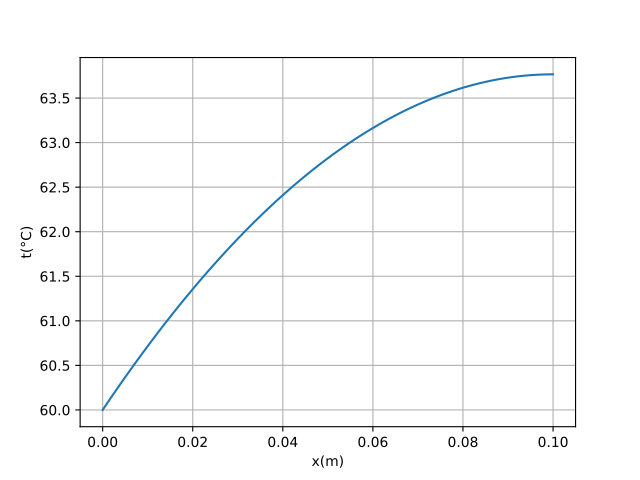

Write Python code to recreate this figure.
import numpy as np
from scipy.integrate import solve_bvp
import matplotlib.pyplot as plt
import os

lambda_ = 177
delta = 6e-3
L = 200e-3
I = 800 # W/m^2
t_water = 60

# 将问题看成厚度为 2*delta，高度为 L/2 的等截面直肋的换热分析，该换热为等热流密度换热
# 对厚度为dx的截面微元块分析，可知微分公式为：-lambda_ * delta * t''(x) = I

# 试试用scipy的bvp工具求解常微分方程
# 记y = t'(x)
# 定义t的导数函数，返回其1阶导数和2阶导数
N = 100


def derivative(x, t):
    return np.vstack((t[1], - I / (lambda_ * delta) * np.ones(len(t[1]))))


# 定义边界条件，t(0) = t_water, t'(L/2) = 0
# 边界条件函数的t_a和t_b参数为边界条件的起始和终止点
def bc(t_a, t_b):
    return np.array([t_a[0] - t_water, t_b[1]])


x = np.linspace(0, L/2, N)
t = np.zeros((2, x.size))
t[0, 0] = t_water
result = solve_bvp(derivative, bc, x, t)

x_plot = np.linspace(0, L/2, N)
t_plot = result.sol(x_plot)[0]
plt.plot(x_plot, t_plot)
plt.grid()
plt.xlabel('x(m)')
plt.ylabel('t(°C)')
name = os.path.basename(__file__).split(".")[0]
plt.savefig(f'./{name}.pdf')
plt.show()
print(f'最大温度为{t_plot[-1]:.2f} C')
